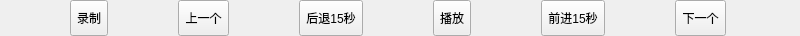
<?xml version="1.0" encoding="UTF-8"?>
<ui version="4.0">
 <class>ControlButtonWidget</class>
 <widget class="QWidget" name="ControlButtonWidget">
  <property name="geometry">
   <rect>
    <x>0</x>
    <y>0</y>
    <width>800</width>
    <height>36</height>
   </rect>
  </property>
  <property name="maximumSize">
   <size>
    <width>16777215</width>
    <height>36</height>
   </size>
  </property>
  <property name="windowTitle">
   <string>AudioControlButtonWidget</string>
  </property>
  <layout class="QHBoxLayout" name="horizontalLayout">
   <property name="spacing">
    <number>0</number>
   </property>
   <property name="leftMargin">
    <number>0</number>
   </property>
   <property name="topMargin">
    <number>0</number>
   </property>
   <property name="rightMargin">
    <number>0</number>
   </property>
   <property name="bottomMargin">
    <number>0</number>
   </property>
   <item>
    <widget class="CustomToolButton" name="btnRecord">
     <property name="minimumSize">
      <size>
       <width>30</width>
       <height>36</height>
      </size>
     </property>
     <property name="text">
      <string>录制</string>
     </property>
     <property name="toolTipsText" stdset="0">
      <string/>
     </property>
    </widget>
   </item>
   <item>
    <widget class="CustomToolButton" name="btnPrevious">
     <property name="minimumSize">
      <size>
       <width>30</width>
       <height>36</height>
      </size>
     </property>
     <property name="text">
      <string>上一个</string>
     </property>
     <property name="toolTipsText" stdset="0">
      <string/>
     </property>
    </widget>
   </item>
   <item>
    <widget class="CustomToolButton" name="btnBackward">
     <property name="minimumSize">
      <size>
       <width>30</width>
       <height>36</height>
      </size>
     </property>
     <property name="text">
      <string>后退15秒</string>
     </property>
     <property name="toolTipsText" stdset="0">
      <string/>
     </property>
    </widget>
   </item>
   <item>
    <widget class="CustomToolButton" name="btnPlay">
     <property name="minimumSize">
      <size>
       <width>30</width>
       <height>36</height>
      </size>
     </property>
     <property name="text">
      <string>播放</string>
     </property>
     <property name="toolTipsText" stdset="0">
      <string/>
     </property>
    </widget>
   </item>
   <item>
    <widget class="CustomToolButton" name="btnForward">
     <property name="minimumSize">
      <size>
       <width>30</width>
       <height>36</height>
      </size>
     </property>
     <property name="text">
      <string>前进15秒</string>
     </property>
     <property name="toolTipsText" stdset="0">
      <string/>
     </property>
    </widget>
   </item>
   <item>
    <widget class="CustomToolButton" name="btnNext">
     <property name="minimumSize">
      <size>
       <width>30</width>
       <height>36</height>
      </size>
     </property>
     <property name="text">
      <string>下一个</string>
     </property>
     <property name="toolTipsText" stdset="0">
      <string/>
     </property>
    </widget>
   </item>
  </layout>
 </widget>
 <customwidgets>
  <customwidget>
   <class>CustomToolButton</class>
   <extends>QToolButton</extends>
   <header>CoreWidget/CustomToolButton.h</header>
  </customwidget>
 </customwidgets>
 <resources/>
 <connections/>
</ui>
